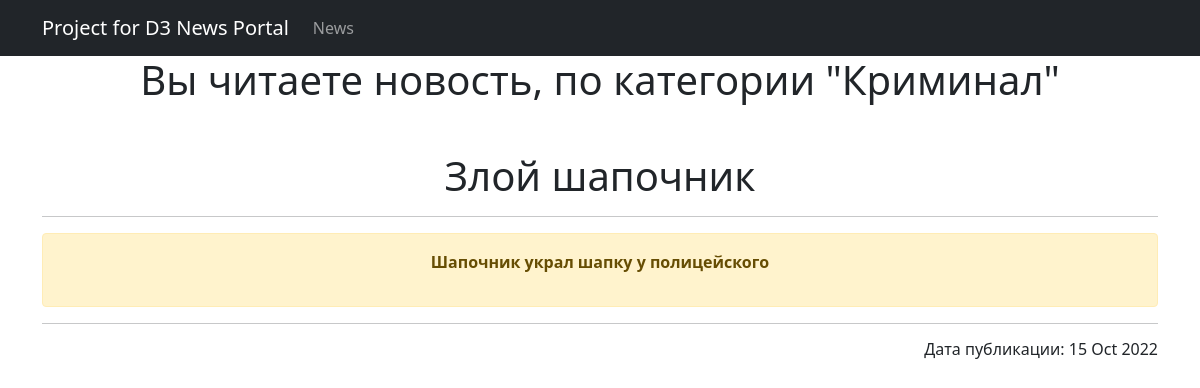
Screenshot of /news/3 with the database file from the repository.
### simpleapp/models.py (models this page shows, shortened)
class News(models.Model):
    name = models.CharField(
        max_length=50,
    )
    description = models.TextField()
    category = models.ForeignKey(
        to='Category',
        on_delete=models.CASCADE,
        related_name='news',  # все новости в категории будут доступны через поле news
    )
    some_datetime = models.DateTimeField(auto_now_add=True)

class Category(models.Model):
    name = models.CharField(max_length=100, unique=True)
    def __str__(self):
        return self.name.title()

### simpleapp/views.py (the view)
# urls.py: path('<int:pk>', NewDetail.as_view()),
class NewDetail(DetailView):
    model = News
    template_name = 'new.html'
    context_object_name = 'new'

### simpleapp/templatetags/custom_filters.py (called while the page is built)
@register.filter(name='censor')
def censor(value):
    bad_words = ('редиска', 'морковка', 'проект')
    if not isinstance(value, str):
        raise TypeError(f"unresolved type '{type(value)}' expected  type 'str'")
    for word in value.split():
        if word.lower() in bad_words:
            value = value.replace(word, f"{word[0]}{'*' * (len(word) - 1)}")
    return value

### templates/new.html (shortened to what this page needs)
{% extends 'flatpages/default.html' %}
{% load custom_filters %}
{% block content %}
<h1><font>Вы читаете новость, по категории "{{ new.category }}"<br></font><br> {{new.name|censor}}</h1>
<hr>
<div class="alert alert-warning">
    <p><strong>{{ new.description|censor }}</strong></p>
</div>
<hr>
<h6 align="right">Дата публикации: {{ new.some_datetime|date:"d M Y" }}</h6>
{% endblock content %}

### rows the page displays
News: category "Криминал", name|censor "Злой шапочник", description|censor "Шапочник украл шапку у полицейского", some_datetime "15 Oct 2022"
